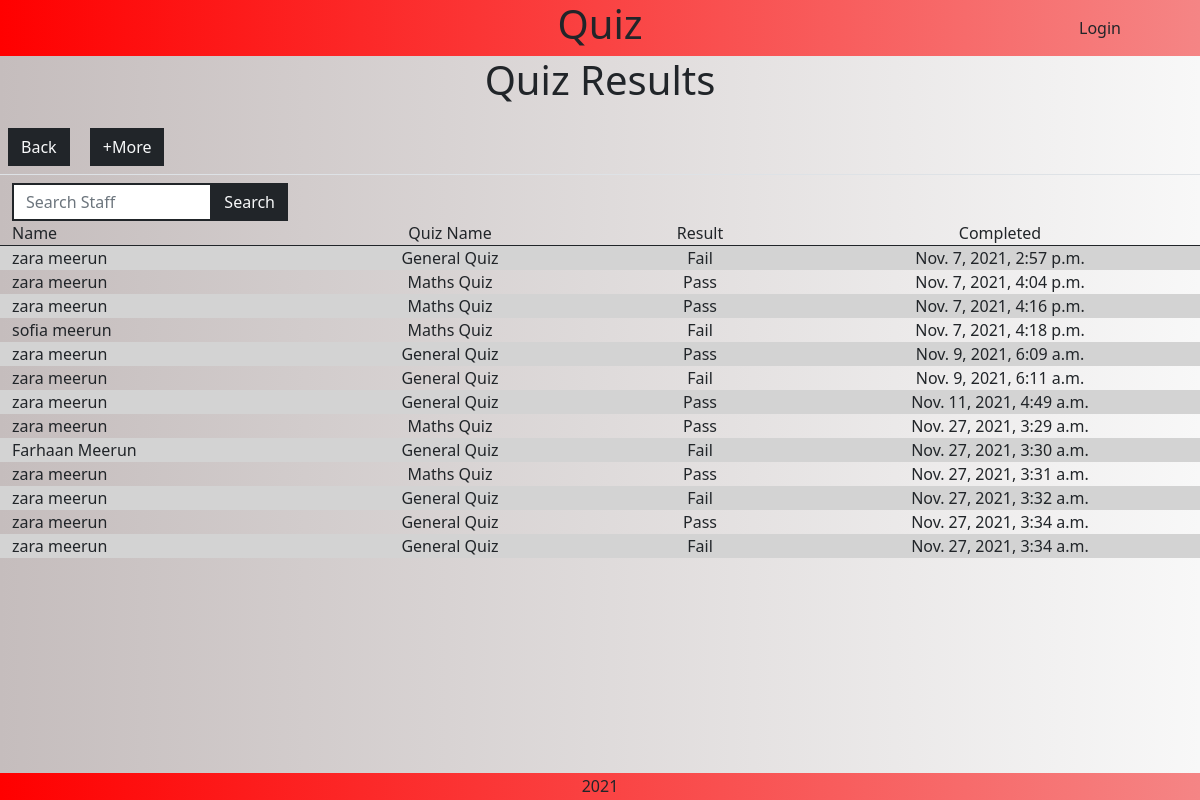
Screenshot of /staff/quiz_results with the database file from the repository.
### quiz/models.py (models this page shows, shortened)
class Results(models.Model):
    class Meta:
        verbose_name_plural = "Results"
    staff = models.ForeignKey(
        "staff.Staff",
        null=False,
        blank=False,
        on_delete=models.CASCADE,
        related_name="results",
    )
    quiz_name = models.CharField(max_length=254)
    results = models.CharField(max_length=254)
    attempts = models.IntegerField(default=0)
    created_at = models.DateTimeField(auto_now_add=True)
    pass_fail = models.CharField(max_length=254)

### staff/models.py (models this page shows, shortened)
class Staff(models.Model):
    class Meta:
        verbose_name_plural = "Staff"
    employee_number = models.IntegerField(unique=True)
    first_name = models.CharField(max_length=254)
    last_name = models.CharField(max_length=254)
    email_address = models.EmailField()

### staff/views.py (the view, shortened to what this page needs)
# urls.py: path("quiz_results", views.quiz_results, name="quiz_results"),
def quiz_results(request):
    all_results = Results.objects.all()
    context = {
        "results": all_results,
    }
    return render(request, "staff/quiz_results.html", context)

### staff/templates/staff/quiz_results.html (shortened to what this page needs)
{% extends "base.html" %}
{% load static %}
{% load crispy_forms_tags %}
{% block extra_css %}
    <link rel="stylesheet" href="{% static 'staff/css/staff.css' %}">
{% endblock %}
{% block content %}
    <div class="text-center h1 mb-3">Quiz Results</div>
    <a href="{% url 'staff' %}" class="m-2 btn btn-dark rounded-0 text-light">Back</a>
    <a href="#" class="m-2 btn btn-dark rounded-0 text-light show-more">+More</a>
    <div class="row m-0 border-top d-flex justify-content-left">
        <div class="col-10 col-md-4 col-lg-3 mt-2">
            <form action="{% url 'quiz_results' %}" method="GET" id="characterForm">
                <div class="input-group">
                    <input type="search" class="form-control custom-select rounded-0 border-2 border-dark" name="q" placeholder="Search Staff">
                    <button class="btn btn-outline-dark bg-dark text-light rounded-0 input-group-append ml-auto search-button" type="submit"><div class="text">Search</div></button>
                </div>
            </form>
        </div>
    </div>
    <div class="row m-0 staff-text border-bottom border-dark">
        <div class="col-3">Name</div>
        <div class="col-3 text-center">Quiz Name</div>
        <div class="col-2 text-center">Result</div>
        <div class="col-4 text-center">Completed</div>
    </div>
    <div class="row m-0 staff-text">
        {% for result in results %}
            {% if forloop.counter|divisibleby:2 %}
                <div class="col-3">{{ result.staff.first_name }} {{ result.staff.last_name }}</div>
                <div class="col-3 text-center">{{ result.quiz_name }}</div>
                <div class="col-2 text-center">{{ result.pass_fail }}</div>
                <div class="col-4 text-center">{{ result.created_at }}</div>
            {% else %}
                <div class="col-3 bg-secondary">{{ result.staff.first_name }} {{ result.staff.last_name }}</div>
                <div class="col-3 text-center bg-secondary">{{ result.quiz_name }}</div>
                <div class="col-2 text-center bg-secondary">{{ result.pass_fail }}</div>
                <div class="col-4 text-center bg-secondary">{{ result.created_at }}</div>
            {% endif %}
        {% endfor %}
    </div>
{% endblock %}

### static/css/base.css (style rules this page uses)
body, html { margin: 0; display: flex; flex-direction: column; height: 100vh; }
.bg-secondary { background: linear-gradient(to right, rgb(197, 189, 189) , rgb(248, 248, 248)); }
input { height: 30px; }

### staff/static/staff/css/staff.css (style rules this page uses)
.bg-secondary { background: lightgray !important; }
.custom-select { height: 38px; }

### rows the page displays
Results: staff.first_name "zara", staff.last_name "meerun", quiz_name "General Quiz", pass_fail "Fail", created_at "Nov. 7, 2021, 2:57 p.m."
Results: staff.first_name "zara", staff.last_name "meerun", quiz_name "Maths Quiz", pass_fail "Pass", created_at "Nov. 7, 2021, 4:04 p.m."
Results: staff.first_name "zara", staff.last_name "meerun", quiz_name "Maths Quiz", pass_fail "Pass", created_at "Nov. 7, 2021, 4:16 p.m."
Results: staff.first_name "sofia", staff.last_name "meerun", quiz_name "Maths Quiz", pass_fail "Fail", created_at "Nov. 7, 2021, 4:18 p.m."
Results: staff.first_name "zara", staff.last_name "meerun", quiz_name "General Quiz", pass_fail "Pass", created_at "Nov. 9, 2021, 6:09 a.m."
Results: staff.first_name "zara", staff.last_name "meerun", quiz_name "General Quiz", pass_fail "Fail", created_at "Nov. 9, 2021, 6:11 a.m."
Results: staff.first_name "zara", staff.last_name "meerun", quiz_name "General Quiz", pass_fail "Pass", created_at "Nov. 11, 2021, 4:49 a.m."
Results: staff.first_name "zara", staff.last_name "meerun", quiz_name "Maths Quiz", pass_fail "Pass", created_at "Nov. 27, 2021, 3:29 a.m."
Results: staff.first_name "Farhaan", staff.last_name "Meerun", quiz_name "General Quiz", pass_fail "Fail", created_at "Nov. 27, 2021, 3:30 a.m."
Results: staff.first_name "zara", staff.last_name "meerun", quiz_name "Maths Quiz", pass_fail "Pass", created_at "Nov. 27, 2021, 3:31 a.m."
Results: staff.first_name "zara", staff.last_name "meerun", quiz_name "General Quiz", pass_fail "Fail", created_at "Nov. 27, 2021, 3:32 a.m."
Results: staff.first_name "zara", staff.last_name "meerun", quiz_name "General Quiz", pass_fail "Pass", created_at "Nov. 27, 2021, 3:34 a.m."
Results: staff.first_name "zara", staff.last_name "meerun", quiz_name "General Quiz", pass_fail "Fail", created_at "Nov. 27, 2021, 3:34 a.m."
